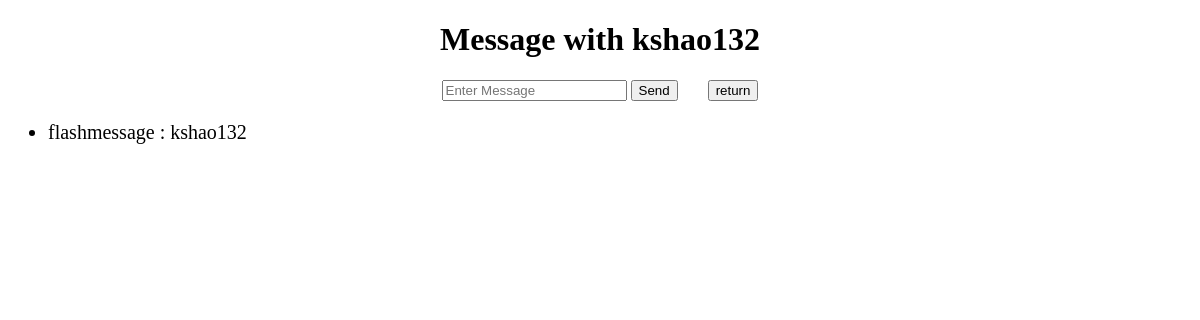
Page /chat?user=kshao132 (signed in) on the earlier database version.
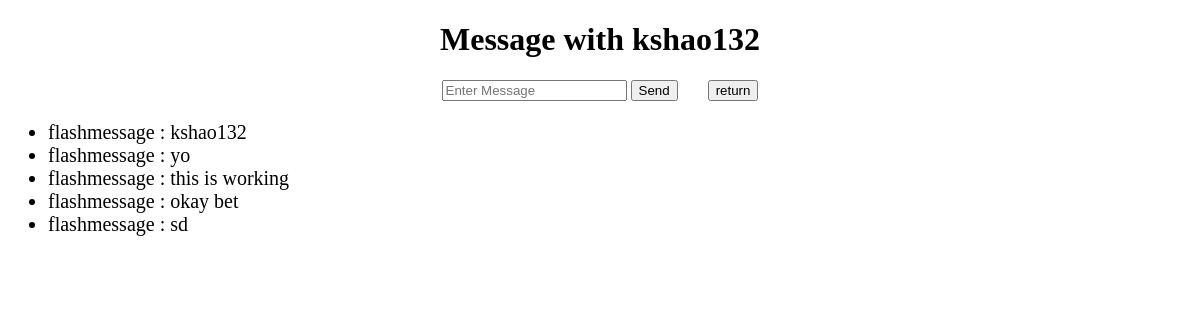
Same page on the later database version.
### chat_app/models.py (models this page shows)
class Messages(db.Model):
    __tablename__ = "Messages"
    id = db.Column(db.Integer, primary_key=True)
    room_id = db.Column(db.Integer, ForeignKey('Rooms.id'))
    sender_id = db.Column(db.Integer, ForeignKey('Users.id'))
    content = db.Column(db.String(100), nullable=False)
    timestamp = db.Column(db.DateTime, default=datetime.utcnow)
    room = relationship('Rooms')
    sender = relationship('Users')

class Users(db.Model):
    __tablename__ = 'Users'
    id = db.Column(db.Integer, primary_key=True)
    username = db.Column(db.String(25), unique=True, nullable=False)
    password = db.Column(db.String(25), nullable=False)

### chat_app/routes.py (the view)
@main.route('/chat', methods=['POST', 'GET'])
def chat():
    print("ON CHAT")
    if request.method == "POST":
        return redirect(url_for('main.friends'))
    else:
        if "user" not in session:
            redirect(url_for('main.signin'))
        friend = request.args.get("user")
        found_user = Users.query.filter_by(username=friend).first()
        if found_user:
            room_name = get_private_room(friend, session['user'])
            found_room = Rooms.query.filter_by(room_name=room_name).first()
            if found_room:
                room_id = found_room.id
                past_messages = Messages.query.filter_by(room_id=room_id).order_by(Messages.timestamp.desc()).limit(10).all()
                past_messages.reverse()
                return render_template('chat.html', recipient=friend, curr_user=session["user"], displaymsg=past_messages)
            return render_template('chat.html', recipient=friend, curr_user=session["user"])
        flash("User not found")
        return render_template('chat.html')

### chat_app/routes.py (called while the page is built)
def get_private_room(user1, user2):
    return '_'.join(sorted([user1, user2]))

### chat_app/templates/chat.html (shortened to what this page needs)
<!DOCTYPE html>
<html>
<head>
</head>
<body>
    <h1 style="text-align: center;">Message with {{recipient}}</h1>
    <div id="return">
        <form id="msg-form">
            <input type="text" id="msg" name="msg" placeholder = "Enter Message" required>
            <input type="submit" name="action" value="Send">
        </form>
        <form action="{{url_for('main.friends')}}" method="POST">
            <input type="submit" id="return-button" name="action" value="return">
        </form>
    </div>
    <div id="message_box">
        <ul id="messages">
            {% for messages in displaymsg %}
                <li>{{messages.sender.username}} : {{messages.content}}</li>
            {% endfor %}
        </ul>
    </div>
</body>
</html>

### chat_app/templates/chat.html (style rules this page uses)
#return { display:flex; justify-content: center; align-items: center; gap: 30px; }
#messages { font-size: 20px; }

Differences in the rows shown:
added Messages: sender.username "flashmessage", content "yo"
added Messages: sender.username "flashmessage", content "this is working"
added Messages: sender.username "flashmessage", content "okay bet"
added Messages: sender.username "flashmessage", content "sd"
